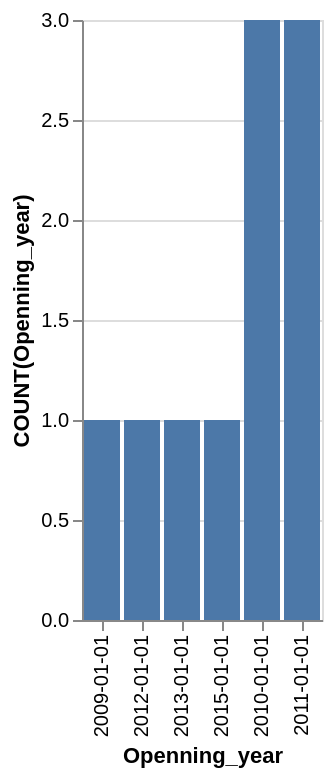

Write a Vega-Lite specification for this figure.
### Vega-Lite specification from a JSON file in a GitHub repository (floating-point values rounded to 4 significant figures)
{"data": {"values": [{"x_data": "2009-01-01", "y_data": 1}, {"x_data": "2012-01-01", "y_data": 1}, {"x_data": "2013-01-01", "y_data": 1}, {"x_data": "2015-01-01", "y_data": 1}, {"x_data": "2010-01-01", "y_data": 3}, {"x_data": "2011-01-01", "y_data": 3}]}, "mark": "bar", "encoding": {"x": {"field": "x_data", "type": "nominal", "title": "Openning_year", "sort": {"op": "sum", "field": "y_data", "order": "ascending"}}, "y": {"field": "y_data", "type": "quantitative", "title": "COUNT(Openning_year)"}}}
